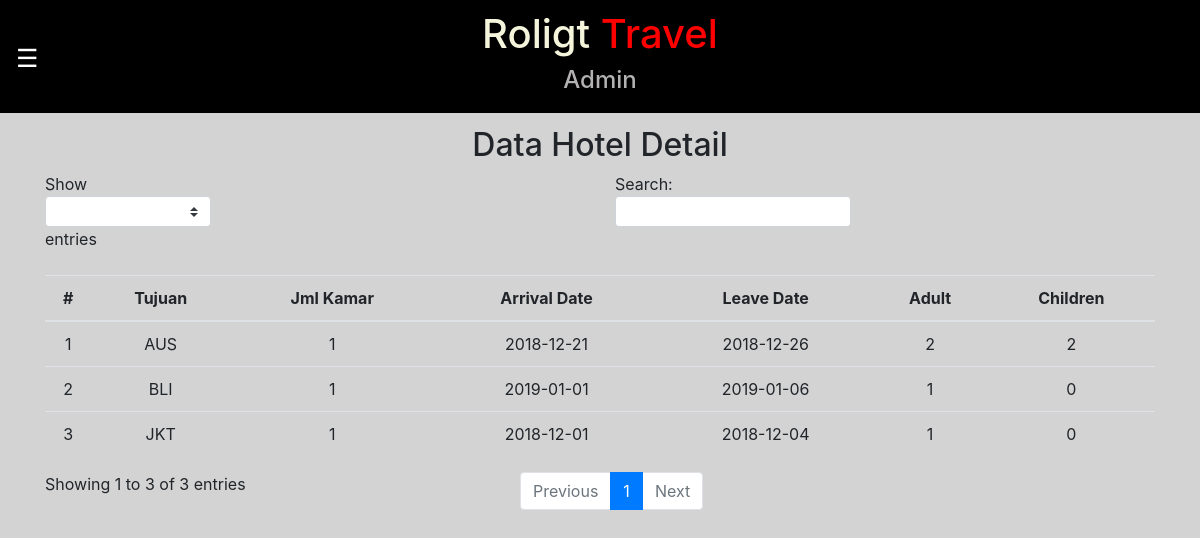
/admin/dataHotelDetail.php, run on the app's committed database.
### tables this page shows
CREATE TABLE `tb_hotel_detail` (
  `tujuan_cust` varchar(50) NOT NULL,
  `jml_kamar` int(11) NOT NULL,
  `arrival_date` date NOT NULL,
  `leave_date` date NOT NULL,
  `adult` int(11) NOT NULL,
  `children` int(11) NOT NULL,
  `flag` enum('1','0') NOT NULL
);

### admin/dataHotelDetail.php (the view, shortened to what this page needs)
<?php
    include '../helper/connection.php';
?>
<html>
    <head>
        <link rel="stylesheet" href="https://stackpath.bootstrapcdn.com/bootstrap/4.1.3/css/bootstrap.min.css">
        <link rel="stylesheet" href="../css/dataStyle.css">
        <link rel="stylesheet" href="../css/navStyle.css">
    </head>
    <body>
        <main class="container" role="main" id="main">
            <div class="header fixed-top" id="header">
                <h1 id="judul1">Roligt
                    <span id="judul2">Travel</span>
                </h1>
                <h4 id="sub-judul">Admin</h4>
                <div id="nav">
                    <span style="font-size:25px;cursor:pointer" onclick="openNav()">&#9776;</span>
                </div>
            </div>
            <div class="container-table" id="data">
                <h2 class="mt-3 text-center">Data Hotel Detail</h2>
                    <table id="hotel" class="table table-stripped text-center mt-3" style="width:100%">
                        <thead>
                            <tr>
                                <th>#</th>
                                <th>Tujuan</th>
                                <th>Jml Kamar</th>
                                <th>Arrival Date</th>
                                <th>Leave Date</th>
                                <th>Adult</th>
                                <th>Children</th>
                            </tr>
                        </thead>
                        <tbody>
                        <?php
                        $query = "SELECT * FROM tb_hotel_detail where flag='1'";
                        $result = mysqli_query($con, $query);
                        if (mysqli_num_rows($result) > 0){
                            $index = 1;
                            while($row = mysqli_fetch_assoc($result)){
                                echo "
                                <tr>
                                    <td>" . $index++ . "</td>
                                    <td>" .$row["tujuan_cust"]. "</td>
                                    <td>" .$row["jml_kamar"]. "</td>
                                    <td>" .$row["arrival_date"]. "</td>
                                    <td>" .$row["leave_date"]. "</td>
                                    <td>" .$row["adult"]. "</td>
                                    <td>" .$row["children"]. "</td>
                                </tr>
                                ";
                            }
                        }
                        ?>
                        </tbody>
                    </table>
            </div>
        </main>
    </body>
</html>

### css/dataStyle.css (style rules this page uses)
body { padding-top: 5rem; background-color: lightgray; }
.header { background-color: black; position: fixed; width: 100%; height: auto; padding: 10px; }
h1#judul1 { color: beige; text-align: center; }
span#judul2 { color: red; text-align: center; }
h4#sub-judul { color: rgb(179, 177, 177); text-align: center; }
h2.mt-3 { padding-top: 30px; }

### css/navStyle.css (style rules this page uses)
#nav { color: white; position: absolute; top: 40px; left: 16px; }

### data on the page
tb_hotel_detail: tujuan_cust "AUS", jml_kamar "1", arrival_date "2018-12-21", leave_date "2018-12-26", adult "2", children "2"
tb_hotel_detail: tujuan_cust "BLI", jml_kamar "1", arrival_date "2019-01-01", leave_date "2019-01-06", adult "1", children "0"
tb_hotel_detail: tujuan_cust "JKT", jml_kamar "1", arrival_date "2018-12-01", leave_date "2018-12-04", adult "1", children "0"
